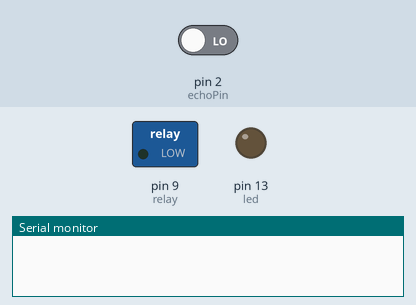
A sketch run on a simulated Arduino Uno, built with avr-gcc and run on an emulated ATmega328P. Parts: switched loads named in the sketch (green lamp = pin HIGH), output pins drawn as LEDs (lit = HIGH), the last lines printed to the serial monitor. The test bench sets the inputs (shaded band); at power-on: pin 2 (echoPin) LOW. Pins used as bus, display or sensor lines are not drawn.

Above: at 0.1 s.
At 2.6 s:
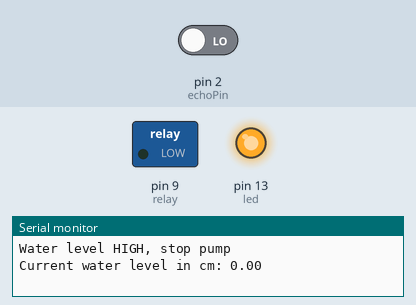
Timing chart, 0 to 4.1 s (numbered marks = the images above):
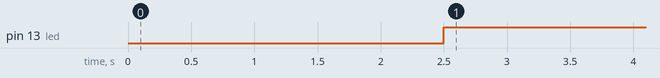

The sketch:

Automatic_Pump_Control.ino
```cpp
// # Arduino Code ( requires Adruino UNO, HC-SR04 Ultrasonic Sensor, Single channel Relay Module [5V-DC], LED Bulb )


const int trigPin = 4;
const int echoPin = 2;
const int relay = 9;
const int led = 13;
long duration;
float level;
void setup()
{
  pinMode(trigPin, OUTPUT);                 // Sets the trigPin as an Output
  pinMode(relay, OUTPUT);                   // Sets the relay as an Output ----- for turning pump ON and OFF
  pinMode(led, OUTPUT);                     // Sets the LED as an Output
  pinMode(echoPin, INPUT);                  // Sets the echoPin as an Input
  digitalWrite (led, LOW);
  Serial.begin(9600);                       // Starts the serial communication
}

void loop()
{
  digitalWrite(trigPin, LOW);
  delay(200);
  digitalWrite(trigPin, HIGH);
  delay(1000);
  digitalWrite(trigPin, LOW);
  duration = pulseIn(echoPin, HIGH);
  float level = duration*0.034/2;
  delay (300);

  if (level <=5.0)
  {
    digitalWrite(led, HIGH);
    digitalWrite(relay, LOW);
    Serial.println("Water level HIGH, stop pump");
  }

  else if (level >=30.0)
  {
    digitalWrite(led, HIGH);
    digitalWrite(relay, HIGH);
    Serial.println("Water level LOW, start pump");
  }
  else
  {
    //BY Dsync Team
    digitalWrite(led,LOW);
    digitalWrite(relay, LOW);
  }
  Serial.print("Current water level in cm: ");
 Serial.println(level);
 delay(2000);
}
```

Measured:
- by itself, pin 13 (led): LOW → HIGH at 2.5 s
